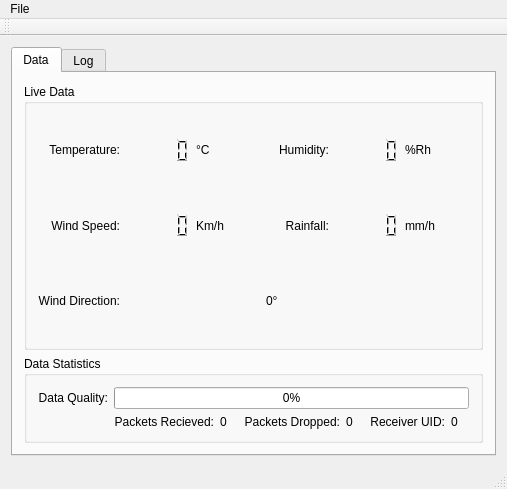
<?xml version="1.0" encoding="UTF-8"?>
<ui version="4.0">
 <class>MainWindow</class>
 <widget class="QMainWindow" name="MainWindow">
  <property name="geometry">
   <rect>
    <x>0</x>
    <y>0</y>
    <width>507</width>
    <height>489</height>
   </rect>
  </property>
  <property name="sizePolicy">
   <sizepolicy hsizetype="Fixed" vsizetype="Fixed">
    <horstretch>0</horstretch>
    <verstretch>0</verstretch>
   </sizepolicy>
  </property>
  <property name="windowTitle">
   <string>Waking Wind Receiver</string>
  </property>
  <widget class="QWidget" name="centralWidget">
   <layout class="QGridLayout" name="gridLayout">
    <item row="0" column="0">
     <widget class="QTabWidget" name="tabWidget">
      <property name="styleSheet">
       <string notr="true"/>
      </property>
      <property name="currentIndex">
       <number>0</number>
      </property>
      <widget class="QWidget" name="tab">
       <attribute name="title">
        <string>Data</string>
       </attribute>
       <layout class="QGridLayout" name="gridLayout_3">
        <item row="0" column="0">
         <widget class="QGroupBox" name="groupBox">
          <property name="sizePolicy">
           <sizepolicy hsizetype="Preferred" vsizetype="Preferred">
            <horstretch>0</horstretch>
            <verstretch>2</verstretch>
           </sizepolicy>
          </property>
          <property name="title">
           <string>Live Data</string>
          </property>
          <layout class="QGridLayout" name="gridLayout_4">
           <item row="1" column="1">
            <widget class="QLCDNumber" name="wsBox">
             <property name="sizePolicy">
              <sizepolicy hsizetype="Preferred" vsizetype="Preferred">
               <horstretch>0</horstretch>
               <verstretch>0</verstretch>
              </sizepolicy>
             </property>
             <property name="frameShape">
              <enum>QFrame::NoFrame</enum>
             </property>
             <property name="value" stdset="0">
              <double>0.000000000000000</double>
             </property>
             <property name="intValue" stdset="0">
              <number>0</number>
             </property>
            </widget>
           </item>
           <item row="1" column="6">
            <widget class="QLabel" name="label_13">
             <property name="text">
              <string>mm/h</string>
             </property>
            </widget>
           </item>
           <item row="0" column="6">
            <widget class="QLabel" name="label_12">
             <property name="text">
              <string>%Rh</string>
             </property>
            </widget>
           </item>
           <item row="0" column="2">
            <widget class="QLabel" name="label_10">
             <property name="sizePolicy">
              <sizepolicy hsizetype="Minimum" vsizetype="Minimum">
               <horstretch>0</horstretch>
               <verstretch>0</verstretch>
              </sizepolicy>
             </property>
             <property name="text">
              <string>°C</string>
             </property>
            </widget>
           </item>
           <item row="1" column="2">
            <widget class="QLabel" name="label_11">
             <property name="sizePolicy">
              <sizepolicy hsizetype="Minimum" vsizetype="Minimum">
               <horstretch>0</horstretch>
               <verstretch>0</verstretch>
              </sizepolicy>
             </property>
             <property name="text">
              <string>Km/h</string>
             </property>
            </widget>
           </item>
           <item row="0" column="1">
            <widget class="QLCDNumber" name="tempBox">
             <property name="sizePolicy">
              <sizepolicy hsizetype="Preferred" vsizetype="Preferred">
               <horstretch>0</horstretch>
               <verstretch>0</verstretch>
              </sizepolicy>
             </property>
             <property name="font">
              <font>
               <strikeout>false</strikeout>
              </font>
             </property>
             <property name="autoFillBackground">
              <bool>false</bool>
             </property>
             <property name="frameShape">
              <enum>QFrame::NoFrame</enum>
             </property>
             <property name="frameShadow">
              <enum>QFrame::Raised</enum>
             </property>
             <property name="smallDecimalPoint">
              <bool>false</bool>
             </property>
             <property name="segmentStyle">
              <enum>QLCDNumber::Filled</enum>
             </property>
             <property name="value" stdset="0">
              <double>0.000000000000000</double>
             </property>
            </widget>
           </item>
           <item row="0" column="0">
            <widget class="QLabel" name="label">
             <property name="text">
              <string>&lt;html&gt;&lt;head/&gt;&lt;body&gt;&lt;p&gt;Temperature:&lt;/p&gt;&lt;/body&gt;&lt;/html&gt;</string>
             </property>
             <property name="alignment">
              <set>Qt::AlignRight|Qt::AlignTrailing|Qt::AlignVCenter</set>
             </property>
            </widget>
           </item>
           <item row="1" column="5">
            <widget class="QLCDNumber" name="rfBox">
             <property name="sizePolicy">
              <sizepolicy hsizetype="Preferred" vsizetype="Preferred">
               <horstretch>0</horstretch>
               <verstretch>0</verstretch>
              </sizepolicy>
             </property>
             <property name="frameShape">
              <enum>QFrame::NoFrame</enum>
             </property>
            </widget>
           </item>
           <item row="1" column="4">
            <widget class="QLabel" name="label_5">
             <property name="text">
              <string>Rainfall:</string>
             </property>
             <property name="alignment">
              <set>Qt::AlignRight|Qt::AlignTrailing|Qt::AlignVCenter</set>
             </property>
            </widget>
           </item>
           <item row="3" column="0">
            <widget class="QLabel" name="label_4">
             <property name="text">
              <string>Wind Direction:</string>
             </property>
             <property name="alignment">
              <set>Qt::AlignRight|Qt::AlignTrailing|Qt::AlignVCenter</set>
             </property>
            </widget>
           </item>
           <item row="1" column="0">
            <widget class="QLabel" name="label_3">
             <property name="text">
              <string>Wind Speed:</string>
             </property>
             <property name="alignment">
              <set>Qt::AlignRight|Qt::AlignTrailing|Qt::AlignVCenter</set>
             </property>
            </widget>
           </item>
           <item row="0" column="4">
            <widget class="QLabel" name="label_2">
             <property name="text">
              <string>&lt;html&gt;&lt;head/&gt;&lt;body&gt;&lt;p&gt;Humidity:&lt;/p&gt;&lt;/body&gt;&lt;/html&gt;</string>
             </property>
             <property name="alignment">
              <set>Qt::AlignRight|Qt::AlignTrailing|Qt::AlignVCenter</set>
             </property>
            </widget>
           </item>
           <item row="0" column="5">
            <widget class="QLCDNumber" name="humidBox">
             <property name="sizePolicy">
              <sizepolicy hsizetype="Preferred" vsizetype="Preferred">
               <horstretch>0</horstretch>
               <verstretch>0</verstretch>
              </sizepolicy>
             </property>
             <property name="frameShape">
              <enum>QFrame::NoFrame</enum>
             </property>
             <property name="smallDecimalPoint">
              <bool>false</bool>
             </property>
             <property name="value" stdset="0">
              <double>0.000000000000000</double>
             </property>
             <property name="intValue" stdset="0">
              <number>0</number>
             </property>
            </widget>
           </item>
           <item row="3" column="4">
            <widget class="QLabel" name="windsDegBox">
             <property name="sizePolicy">
              <sizepolicy hsizetype="Minimum" vsizetype="Minimum">
               <horstretch>0</horstretch>
               <verstretch>0</verstretch>
              </sizepolicy>
             </property>
             <property name="text">
              <string>0°</string>
             </property>
            </widget>
           </item>
           <item row="3" column="2">
            <widget class="QLabel" name="wdBox">
             <property name="sizePolicy">
              <sizepolicy hsizetype="Preferred" vsizetype="Preferred">
               <horstretch>0</horstretch>
               <verstretch>0</verstretch>
              </sizepolicy>
             </property>
             <property name="text">
              <string/>
             </property>
             <property name="pixmap">
              <pixmap resource="res.qrc">:/windrose/res/N.png</pixmap>
             </property>
             <property name="scaledContents">
              <bool>false</bool>
             </property>
             <property name="alignment">
              <set>Qt::AlignCenter</set>
             </property>
            </widget>
           </item>
          </layout>
         </widget>
        </item>
        <item row="1" column="0">
         <widget class="QGroupBox" name="groupBox_2">
          <property name="title">
           <string>Data Statistics</string>
          </property>
          <layout class="QGridLayout" name="gridLayout_5">
           <item row="0" column="1">
            <widget class="QProgressBar" name="dataQualityBox">
             <property name="value">
              <number>0</number>
             </property>
            </widget>
           </item>
           <item row="0" column="0">
            <widget class="QLabel" name="label_6">
             <property name="text">
              <string>Data Quality:</string>
             </property>
             <property name="alignment">
              <set>Qt::AlignRight|Qt::AlignTrailing|Qt::AlignVCenter</set>
             </property>
            </widget>
           </item>
           <item row="2" column="1">
            <layout class="QGridLayout" name="gridLayout_6">
             <item row="0" column="2">
              <widget class="QLabel" name="label_8">
               <property name="text">
                <string>Packets Dropped:</string>
               </property>
               <property name="alignment">
                <set>Qt::AlignRight|Qt::AlignTrailing|Qt::AlignVCenter</set>
               </property>
              </widget>
             </item>
             <item row="0" column="1">
              <widget class="QLabel" name="packetsRecvBox">
               <property name="text">
                <string>0</string>
               </property>
              </widget>
             </item>
             <item row="0" column="4">
              <widget class="QLabel" name="label_9">
               <property name="text">
                <string>Receiver UID:</string>
               </property>
               <property name="alignment">
                <set>Qt::AlignRight|Qt::AlignTrailing|Qt::AlignVCenter</set>
               </property>
              </widget>
             </item>
             <item row="0" column="3">
              <widget class="QLabel" name="packDropBox">
               <property name="text">
                <string>0</string>
               </property>
              </widget>
             </item>
             <item row="0" column="0">
              <widget class="QLabel" name="label_7">
               <property name="text">
                <string>Packets Recieved:</string>
               </property>
               <property name="alignment">
                <set>Qt::AlignRight|Qt::AlignTrailing|Qt::AlignVCenter</set>
               </property>
              </widget>
             </item>
             <item row="0" column="5">
              <widget class="QLabel" name="uidBox">
               <property name="text">
                <string>0</string>
               </property>
              </widget>
             </item>
            </layout>
           </item>
          </layout>
         </widget>
        </item>
       </layout>
      </widget>
      <widget class="QWidget" name="tab_2">
       <attribute name="title">
        <string>Log</string>
       </attribute>
       <layout class="QGridLayout" name="gridLayout_2">
        <item row="0" column="0">
         <widget class="QTableWidget" name="logTable">
          <property name="alternatingRowColors">
           <bool>true</bool>
          </property>
          <property name="columnCount">
           <number>2</number>
          </property>
          <attribute name="verticalHeaderVisible">
           <bool>false</bool>
          </attribute>
          <column>
           <property name="text">
            <string notr="true">Time</string>
           </property>
          </column>
          <column>
           <property name="text">
            <string notr="true">Message</string>
           </property>
          </column>
         </widget>
        </item>
       </layout>
      </widget>
     </widget>
    </item>
   </layout>
  </widget>
  <widget class="QMenuBar" name="menuBar">
   <property name="geometry">
    <rect>
     <x>0</x>
     <y>0</y>
     <width>507</width>
     <height>22</height>
    </rect>
   </property>
   <widget class="QMenu" name="menuFile">
    <property name="title">
     <string>File</string>
    </property>
    <addaction name="actionClose"/>
    <addaction name="actionOptions"/>
   </widget>
   <addaction name="menuFile"/>
  </widget>
  <widget class="QToolBar" name="mainToolBar">
   <attribute name="toolBarArea">
    <enum>TopToolBarArea</enum>
   </attribute>
   <attribute name="toolBarBreak">
    <bool>false</bool>
   </attribute>
  </widget>
  <widget class="QStatusBar" name="statusBar"/>
  <action name="actionClose">
   <property name="text">
    <string>Close</string>
   </property>
  </action>
  <action name="actionOptions">
   <property name="text">
    <string>Set Up</string>
   </property>
  </action>
 </widget>
 <layoutdefault spacing="6" margin="11"/>
 <tabstops>
  <tabstop>tabWidget</tabstop>
  <tabstop>logTable</tabstop>
 </tabstops>
 <resources>
  <include location="res.qrc"/>
 </resources>
 <connections/>
</ui>
